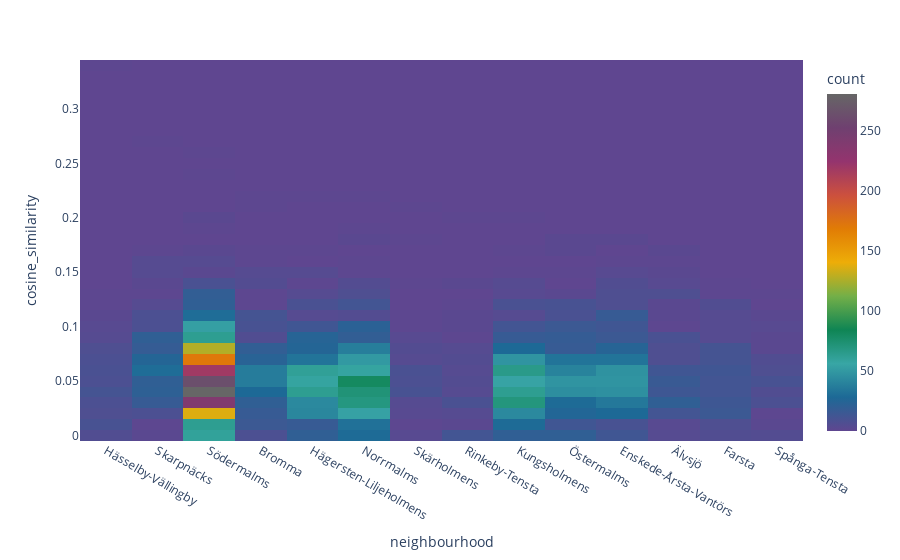

The cell this chart's notebook holds for it:
### Code cell
px.density_heatmap(cosine_sim_by_neighbourhood,
           x='neighbourhood', y='cosine_similarity',
           color_continuous_scale=PALETTE)

### Figure 1 — Plotly figure (JSON) as saved in the notebook; plotly's stock layout.template omitted (floating-point values rounded to 4 significant figures; data arrays with more than 128 entries replaced by an {"elided": "..."} marker saying what was removed)
{"data": [{"coloraxis": "coloraxis", "hovertemplate": "neighbourhood=%{x}<br>cosine_similarity=%{y}<br>count=%{z}<extra></extra>", "name": "", "type": "histogram2d", "x": {"elided": "4849 str values"}, "xaxis": "x", "xbingroup": "x", "y": {"elided": "4849 float values"}, "yaxis": "y", "ybingroup": "y"}], "layout": {"coloraxis": {"colorbar": {"title": {"text": "count"}}, "colorscale": [[0, "rgb(95, 70, 144)"], [0.1, "rgb(29, 105, 150)"], [0.2, "rgb(56, 166, 165)"], [0.3, "rgb(15, 133, 84)"], [0.4, "rgb(115, 175, 72)"], [0.5, "rgb(237, 173, 8)"], [0.6, "rgb(225, 124, 5)"], [0.7, "rgb(204, 80, 62)"], [0.8, "rgb(148, 52, 110)"], [0.9, "rgb(111, 64, 112)"], [1, "rgb(102, 102, 102)"]]}, "legend": {"tracegroupgap": 0}, "margin": {"t": 60}, "xaxis": {"anchor": "y", "domain": [0, 1], "title": {"text": "neighbourhood"}}, "yaxis": {"anchor": "x", "domain": [0, 1], "title": {"text": "cosine_similarity"}}}}
